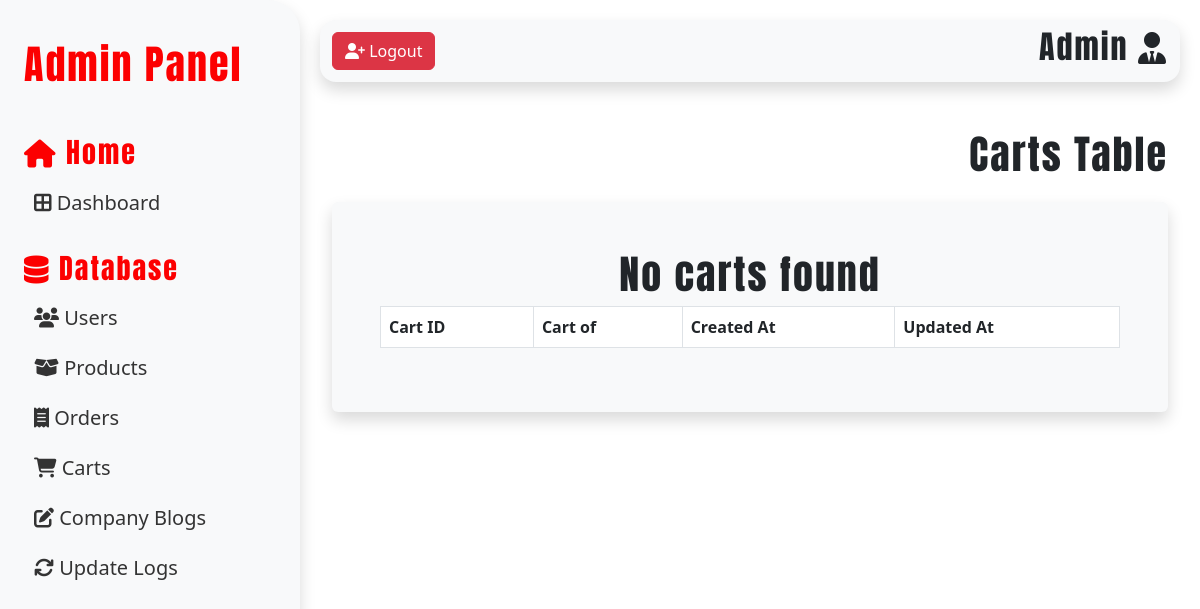
The app's page /src/adminIndex.php?page=carts (signed in), older data.
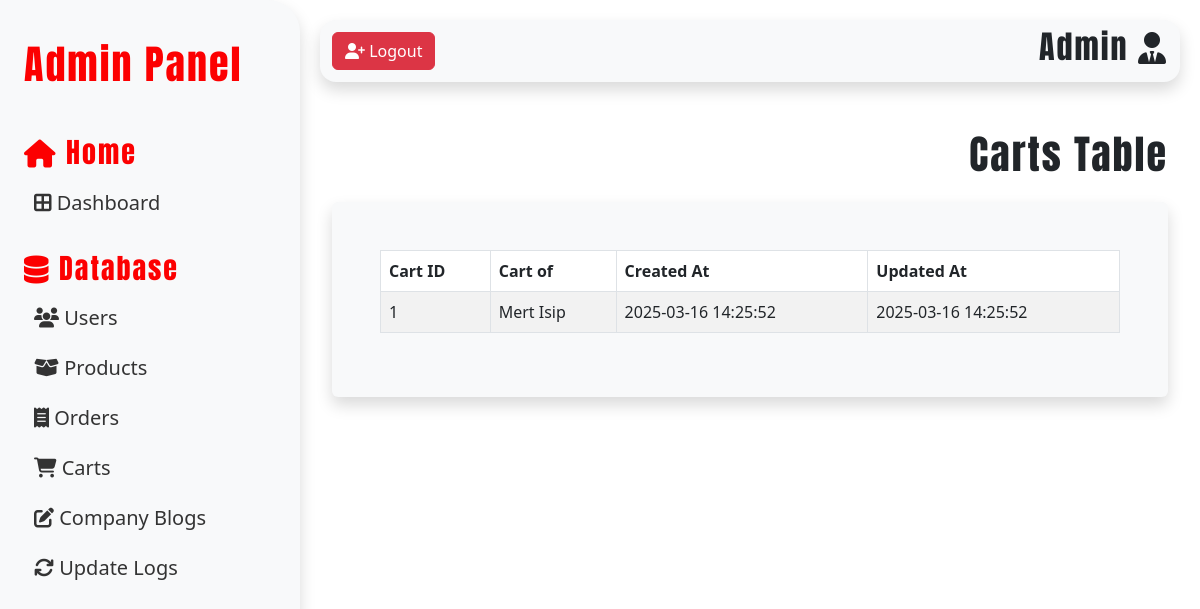
The same page, newer data.
### tables this page shows
CREATE TABLE `carts_tbl` (
  `cartID` int(11) NOT NULL AUTO_INCREMENT,
  `userID` int(11) NOT NULL,
  `createdAt` datetime NOT NULL DEFAULT current_timestamp(),
  `updatedAt` datetime NOT NULL DEFAULT current_timestamp(),
  PRIMARY KEY (`cartID`),
  KEY `cartUserFK` (`userID`),
  CONSTRAINT `cartUserFK` FOREIGN KEY (`userID`) REFERENCES `users_tbl` (`userID`) ON DELETE NO ACTION ON UPDATE NO ACTION
);

### src/adminPages/cartsTable.php (the view, shortened to what this page needs)
<?php
require_once 'weltz_dbconnect.php';
$cartsSQL =
    "SELECT
        c.cartID,
        CONCAT(u.userFname, ' ', u.userLname) AS userFullName,
        c.createdAt,
        c.updatedAt
    FROM
        carts_tbl c
    JOIN
        users_tbl u ON c.userID = u.userID
    ";
$cartsSQLResult = $conn->query($cartsSQL);
?>
<div class="userTableHeader mb-3 d-flex justify-content-end align-items-center gap-3">
    <h1>Carts Table</h1>
</div>
<div class="container-fluid bg-light p-5 rounded shadow">
    <table id="myTable" class="table table-bordered table-striped">
        <thead>
            <tr>
                <th>Cart ID</th>
                <th>Cart of</th>
                <th>Created At</th>
                <th>Updated At</th>
            </tr>
        </thead>
        <tbody>
            <?php
            if ($cartsSQLResult->num_rows > 0) {
                while ($row = $cartsSQLResult->fetch_assoc()) {
            ?>
                    <tr>
                        <td><?php echo $row['cartID'] ?></td>
                        <td><?php echo $row['userFullName'] ?></td>
                        <td><?php echo  $row['createdAt'] ?></td>
                        <td><?php echo  $row['updatedAt'] ?></td>
                    </tr>
                <?php
                }
            } else {
                ?>
                <h1 class="text-center">No carts found</h1>
            <?php
            }
            ?>
        </tbody>
    </table>
</div>

Row changes from the older to the newer data that the page shows:
added carts_tbl: cartID "1", userFullName "Mert Isip", createdAt "2025-03-16 14:25:52", updatedAt "2025-03-16 14:25:52"
Text that changed along with them:
text no longer shown: "No carts found"
